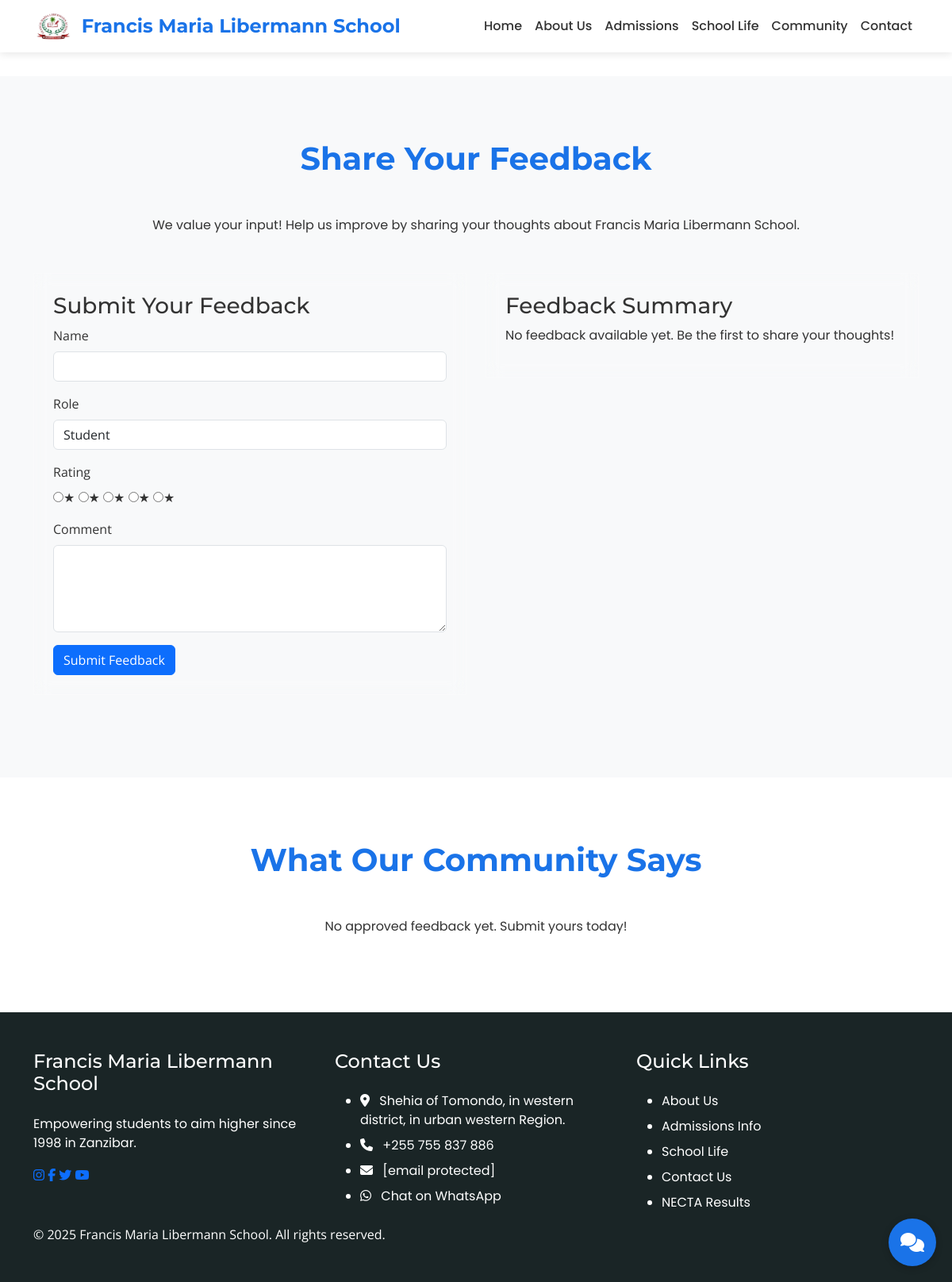
The page /feedback on the database as committed earlier.
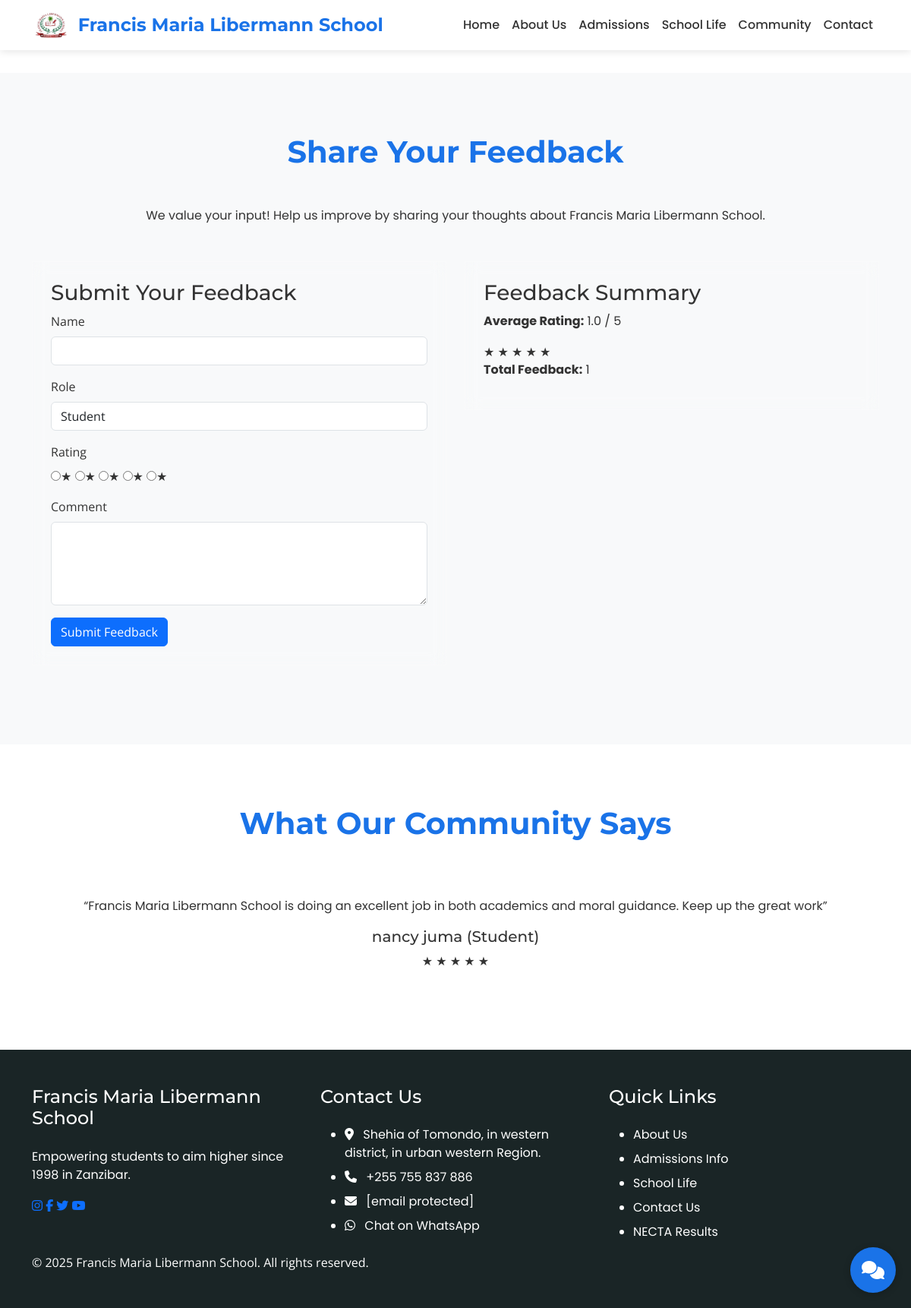
The same page on the database as committed later.
### app/models.py (models this page shows, shortened)
class Feedback(db.Model):
    id = db.Column(db.Integer, primary_key=True)
    name = db.Column(db.String(100), nullable=False)
    role = db.Column(db.String(50), nullable=False)
    comment = db.Column(db.Text, nullable=False)
    rating = db.Column(db.Integer, nullable=False)
    approved = db.Column(db.Boolean, default=False)
    created_at = db.Column(db.DateTime, default=datetime.utcnow)

### app/routes.py (the view, shortened to what this page needs)
@main.route('/feedback', methods=['GET', 'POST'])
def feedback():
    approved_feedback = Feedback.query.filter_by(approved=True).all()
    return render_template('student-feedback.html',
                           feedback_list=approved_feedback,
                           current_page='feedback')

### app/templates/student-feedback.html (shortened to what the changed rows need)
{% extends "base.html" %}
{% block content %}
<section id="feedback" class="section bg-light" data-aos="fade-up">
    <div class="container">
        <h2 class="section-title">Share Your Feedback</h2>
        <div class="row">
            <div class="col-md-6 mb-4">
                <div class="glass-card p-4">
                    <h3>Feedback Summary</h3>
                    {% if feedback_list %}
                        {% set total = feedback_list | map(attribute='rating') | list %}
                        {% set average = total | sum / total | length %}
                        <p><strong>Average Rating:</strong> {{ average | round(1) }} / 5</p>
                        <div class="star-display">
                            {% for i in range(5) %}
                                <span class="star {% if i < average | round(0, 'floor') %}filled{% endif %}">★</span>
                            {% endfor %}
                        </div>
                        <p><strong>Total Feedback:</strong> {{ feedback_list | length }}</p>
                    {% else %}
                        <p>No feedback available yet. Be the first to share your thoughts!</p>
                    {% endif %}
                </div>
            </div>
        </div>
    </div>
</section>
<section id="approved-feedback" class="section bg-white" data-aos="fade-up">
    <div class="container">
        <h2 class="section-title">What Our Community Says</h2>
        {% if feedback_list %}
            <div id="feedbackCarousel" class="carousel slide" data-bs-ride="carousel">
                <div class="carousel-inner">
                    {% for feedback in feedback_list %}
                        <div class="carousel-item {% if loop.first %}active{% endif %}">
                            <div class="glass-card p-4 text-center">
                                <p>“{{ feedback.comment }}”</p>
                                <h5>{{ feedback.name }} ({{ feedback.role | capitalize }})</h5>
                                <div class="star-display">
                                    {% for i in range(5) %}
                                        <span class="star {% if i < feedback.rating %}filled{% endif %}">★</span>
                                    {% endfor %}
                                </div>
                            </div>
                        </div>
                    {% endfor %}
                </div>
                <button class="carousel-control-prev" type="button" data-bs-target="#feedbackCarousel" data-bs-slide="prev">
                    <span class="carousel-control-prev-icon" aria-hidden="true"></span>
                </button>
                <button class="carousel-control-next" type="button" data-bs-target="#feedbackCarousel" data-bs-slide="next">
                    <span class="carousel-control-next-icon" aria-hidden="true"></span>
                </button>
            </div>
        {% else %}
            <p class="text-center">No approved feedback yet. Submit yours today!</p>
        {% endif %}
    </div>
</section>
{% endblock %}

Rows that differ between the two databases and show on the page:
added Feedback: rating 1 (drawn), comment "Francis Maria Libermann School is doing an excellent job in both academics and moral guidance. Keep up the great work", name "nancy juma", role "Student"
Other text that changed with them:
{{ average | round(1) }}: (not shown) → "1.0"
{{ feedback_list | length }}: (not shown) → "1"
text no longer shown: "No feedback available yet. Be the first to share your thoughts! No approved feedback yet. Submit yours today!"
text now shown: "Average Rating: / 5 Total Feedback:"
